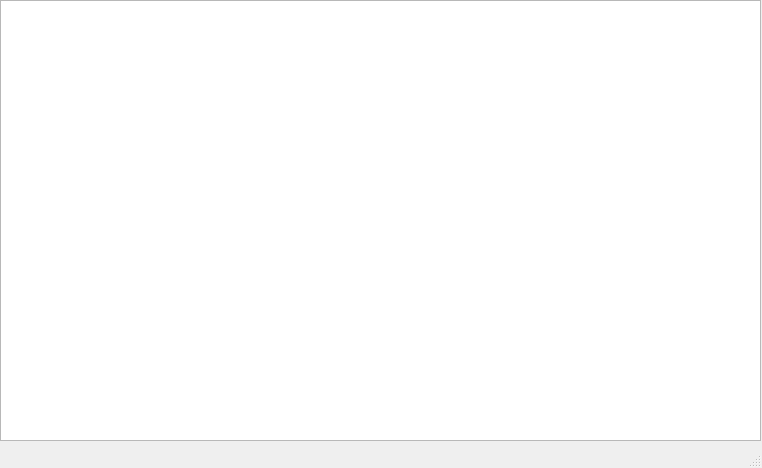
<?xml version="1.0" encoding="UTF-8"?>
<ui version="4.0">
 <class>MainWindow</class>
 <widget class="QMainWindow" name="MainWindow">
  <property name="geometry">
   <rect>
    <x>0</x>
    <y>0</y>
    <width>762</width>
    <height>468</height>
   </rect>
  </property>
  <property name="windowTitle">
   <string>Simple CRUD(Create, Update, Delete)</string>
  </property>
  <widget class="QWidget" name="centralwidget">
   <widget class="QTableWidget" name="tableWidget">
    <property name="geometry">
     <rect>
      <x>0</x>
      <y>0</y>
      <width>761</width>
      <height>441</height>
     </rect>
    </property>
   </widget>
  </widget>
  <widget class="QStatusBar" name="statusbar"/>
 </widget>
 <resources/>
 <connections/>
</ui>
